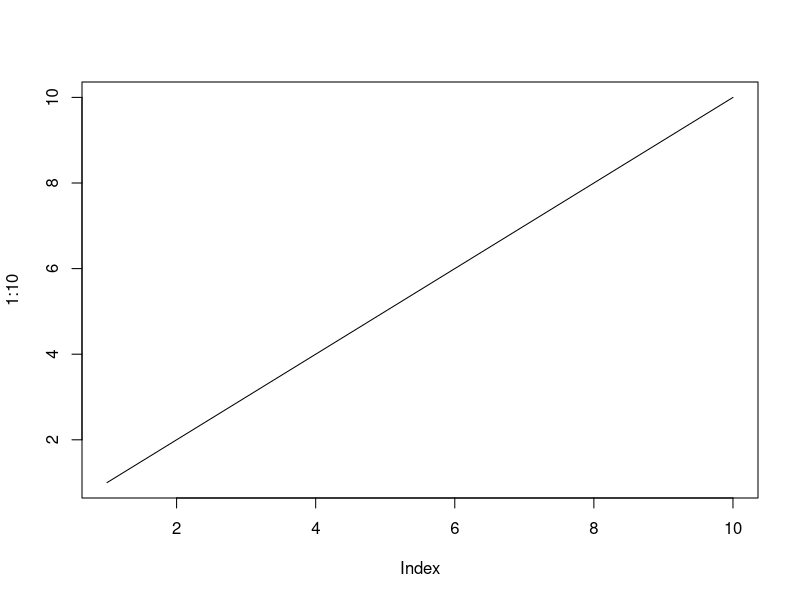

Write the R code that produced this figure. (Note: this script raises an error after producing the figure.)
# Print and loop basics
"hello"
cat("Hello World!\n")

for(x in 1:10){
    print(x)
}

# Variable assignments
me <- owner <- name <- "parvej"
name
age <- 21
age

# String concatenation and printing
paste("my name is", name)
cat("my name is", name, "\n")
paste("my name is", name, "and I'm", age)
paste(name, age)
cat(age, "\n")

# More variable access
"break"
name
me
owner

# Logical and string operations
grepl("e", me)
str <- "We are the so-called \"Vikings\", from the north."
cat(str, "\n")

# Logical comparisons
10 == 10
1 == 9

# While loop
i <- 1
while (i < 6) {
  print(i)
  i <- i + 1
}

# For loop with list
fruits <- list("apple", "banana", "cherry")
for (x in fruits){
    cat(x, "\n")
}

# Function definition and call
my_function <- function(){
    cat(name, "\n")
}
my_function()

# Vectors and matrices
fruits <- c("apple", "banana", "cherry")
fruits

my_matrix <- matrix(c(1,2,3,4,5,6,7,8,9), nrow=3, ncol=3)
my_matrix

# User input
name <- readline(prompt = "Enter your name: ")
cat("Hello,", name, "!\n")

# Data frame
Data_Frame <- data.frame (
  Training = c("Strength", "Stamina", "Other"),
  Pulse = c(100, 150, 120),
  Duration = c(60, 30, 45)
)
Data_Frame

# Sequence
numbers <- seq(from = 0, to = 100, by = 20)
numbers

# Plotting numbers from 1 to 10 and saving as image
png("out.png")          # Replaces bitmap(); works on Mac
plot(1:10, type="l")    # Line plot
dev.off()               # Close the graphics device


bitmap(file="out1.png")

x<- c(1,20,30,69)
    pie(x)


# We need this line of code to show graphs in our compiler
bitmap(file="out2.png")

# Create a vector of pies
x <- c(10,20,30,40)

# Create a vector of labels
mylabel <- c("Apples", "Bananas", "Cherries", "Dates")

# Create a vector of colors
colors <- c("blue", "yellow", "green", "black")

# Display the pie chart
pie(x, label = mylabel, main = "Fruits", col = colors)


# We need this line of code to show graphs in our compiler
bitmap(file="out3.png")

# x-axis values
x <- c("A", "B", "C", "D")

# y-axis values
y <- c(2, 4, 6, 8)

barplot(y, names.arg = x)

data_cars<-mtcars
#?mtcars
dim(data_cars)
names(data_cars)
